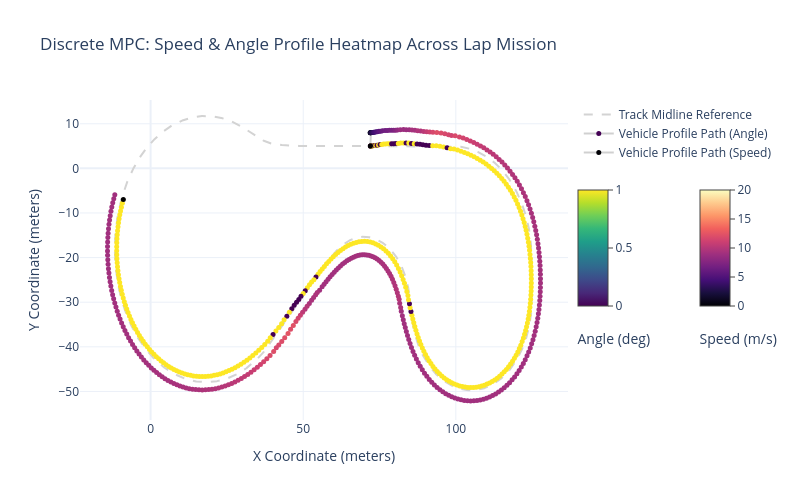

Notebook code cell kept with this figure:
### Markdown cell above
4. PLOT RESULTS

### Code cell
PlotMPCTracksPLY(x_history, y_history, x_history2, y_history2,
                  turning, v_history, x_mid=x_mid, y_mid=y_mid)

### Figure 1 — Plotly figure (JSON) as saved in the notebook; plotly's stock layout.template omitted (floating-point values rounded to 4 significant figures; data arrays with more than 128 entries replaced by an {"elided": "..."} marker saying what was removed)
{"data": [{"line": {"color": "lightgray", "dash": "dash", "width": 2}, "mode": "lines", "name": "Track Midline Reference", "type": "scatter", "x": {"elided": "5000 float values"}, "y": {"elided": "5000 float values"}}, {"hoverinfo": "text+x+y", "line": {"color": "rgba(100,100,100,0.3)", "width": 2}, "marker": {"cmax": 1, "cmin": 0, "color": {"elided": "300 int values"}, "colorbar": {"len": 0.5, "ticks": "outside", "title": {"side": "bottom", "text": "Angle (deg)"}, "x": 1, "y": 0.5, "yanchor": "middle"}, "colorscale": [[0, "#440154"], [0.1111, "#482878"], [0.2222, "#3e4989"], [0.3333, "#31688e"], [0.4444, "#26828e"], [0.5556, "#1f9e89"], [0.6667, "#35b779"], [0.7778, "#6ece58"], [0.8889, "#b5de2b"], [1, "#fde725"]], "showscale": true, "size": 5}, "mode": "lines+markers", "name": "Vehicle Profile Path (Angle)", "text": {"elided": "300 str values"}, "type": "scatter", "x": {"elided": "301 float values"}, "y": {"elided": "301 float values"}}, {"hoverinfo": "text+x+y", "line": {"color": "rgba(100,100,100,0.3)", "width": 2}, "marker": {"cmax": 20, "cmin": 0, "color": {"elided": "301 float values"}, "colorbar": {"len": 0.5, "ticks": "outside", "title": {"side": "bottom", "text": "Speed (m/s)"}, "x": 1.25, "y": 0.5, "yanchor": "middle"}, "colorscale": [[0, "#000004"], [0.1111, "#180f3d"], [0.2222, "#440f76"], [0.3333, "#721f81"], [0.4444, "#9e2f7f"], [0.5556, "#cd4071"], [0.6667, "#f1605d"], [0.7778, "#fd9668"], [0.8889, "#feca8d"], [1, "#fcfdbf"]], "showscale": true, "size": 5}, "mode": "lines+markers", "name": "Vehicle Profile Path (Speed)", "text": {"elided": "300 str values"}, "type": "scatter", "x": {"elided": "301 float values"}, "y": {"elided": "301 float values"}}], "layout": {"height": 500, "legend": {"x": 1.02, "xanchor": "left", "y": 1, "yanchor": "top"}, "showlegend": true, "title": {"text": "Discrete MPC: Speed & Angle Profile Heatmap Across Lap Mission"}, "width": 800, "xaxis": {"title": {"text": "X Coordinate (meters)"}}, "yaxis": {"title": {"text": "Y Coordinate (meters)"}}}}
